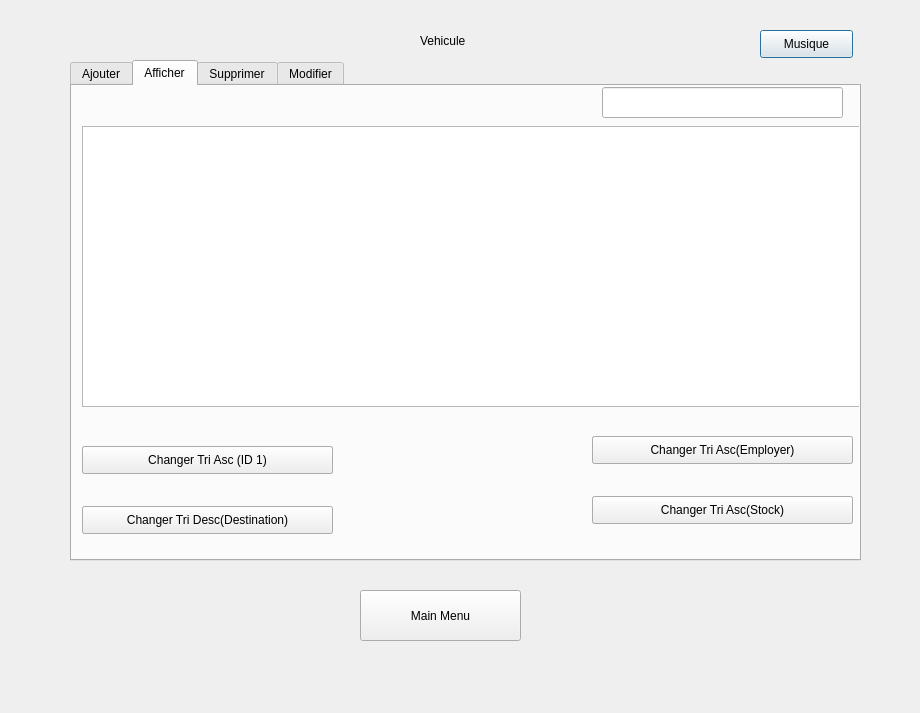
<?xml version="1.0" encoding="UTF-8"?>
<ui version="4.0">
 <class>dialogvehicule</class>
 <widget class="QDialog" name="dialogvehicule">
  <property name="geometry">
   <rect>
    <x>0</x>
    <y>0</y>
    <width>920</width>
    <height>713</height>
   </rect>
  </property>
  <property name="windowTitle">
   <string>Dialog</string>
  </property>
  <widget class="QLabel" name="label_5">
   <property name="geometry">
    <rect>
     <x>420</x>
     <y>30</y>
     <width>61</width>
     <height>21</height>
    </rect>
   </property>
   <property name="text">
    <string>Vehicule</string>
   </property>
   <property name="textFormat">
    <enum>Qt::PlainText</enum>
   </property>
  </widget>
  <widget class="QPushButton" name="button_music">
   <property name="geometry">
    <rect>
     <x>760</x>
     <y>30</y>
     <width>93</width>
     <height>28</height>
    </rect>
   </property>
   <property name="text">
    <string>Musique</string>
   </property>
  </widget>
  <widget class="QPushButton" name="pushButton">
   <property name="geometry">
    <rect>
     <x>360</x>
     <y>590</y>
     <width>161</width>
     <height>51</height>
    </rect>
   </property>
   <property name="text">
    <string>Main Menu</string>
   </property>
  </widget>
  <widget class="QTabWidget" name="tabWidget">
   <property name="geometry">
    <rect>
     <x>70</x>
     <y>60</y>
     <width>791</width>
     <height>501</height>
    </rect>
   </property>
   <property name="currentIndex">
    <number>1</number>
   </property>
   <widget class="QWidget" name="tab">
    <attribute name="title">
     <string>Ajouter</string>
    </attribute>
    <widget class="QLabel" name="label">
     <property name="geometry">
      <rect>
       <x>20</x>
       <y>30</y>
       <width>91</width>
       <height>16</height>
      </rect>
     </property>
     <property name="text">
      <string>ID Vehicule</string>
     </property>
    </widget>
    <widget class="QLabel" name="label_2">
     <property name="geometry">
      <rect>
       <x>20</x>
       <y>70</y>
       <width>101</width>
       <height>16</height>
      </rect>
     </property>
     <property name="text">
      <string>Destination</string>
     </property>
    </widget>
    <widget class="QLabel" name="label_3">
     <property name="geometry">
      <rect>
       <x>20</x>
       <y>110</y>
       <width>91</width>
       <height>16</height>
      </rect>
     </property>
     <property name="text">
      <string>ID Employer</string>
     </property>
    </widget>
    <widget class="QLineEdit" name="id_vehicule">
     <property name="geometry">
      <rect>
       <x>130</x>
       <y>30</y>
       <width>561</width>
       <height>20</height>
      </rect>
     </property>
    </widget>
    <widget class="QLineEdit" name="destination">
     <property name="geometry">
      <rect>
       <x>130</x>
       <y>70</y>
       <width>561</width>
       <height>20</height>
      </rect>
     </property>
    </widget>
    <widget class="QLineEdit" name="id_employer">
     <property name="geometry">
      <rect>
       <x>130</x>
       <y>110</y>
       <width>561</width>
       <height>20</height>
      </rect>
     </property>
    </widget>
    <widget class="QPushButton" name="pb_ajouter">
     <property name="geometry">
      <rect>
       <x>350</x>
       <y>260</y>
       <width>75</width>
       <height>23</height>
      </rect>
     </property>
     <property name="text">
      <string>Ajouter</string>
     </property>
    </widget>
    <widget class="QLineEdit" name="id_stock">
     <property name="geometry">
      <rect>
       <x>130</x>
       <y>150</y>
       <width>561</width>
       <height>20</height>
      </rect>
     </property>
    </widget>
    <widget class="QLabel" name="label_8">
     <property name="geometry">
      <rect>
       <x>20</x>
       <y>150</y>
       <width>71</width>
       <height>16</height>
      </rect>
     </property>
     <property name="text">
      <string>ID Stock</string>
     </property>
    </widget>
   </widget>
   <widget class="QWidget" name="tab_2">
    <attribute name="title">
     <string>Afficher</string>
    </attribute>
    <widget class="QTableView" name="tabvehicule">
     <property name="geometry">
      <rect>
       <x>10</x>
       <y>40</y>
       <width>781</width>
       <height>281</height>
      </rect>
     </property>
    </widget>
    <widget class="QPushButton" name="tri1">
     <property name="geometry">
      <rect>
       <x>10</x>
       <y>360</y>
       <width>251</width>
       <height>28</height>
      </rect>
     </property>
     <property name="text">
      <string>Changer Tri Desc (ID 1)</string>
     </property>
    </widget>
    <widget class="QPushButton" name="tri2_1">
     <property name="geometry">
      <rect>
       <x>520</x>
       <y>410</y>
       <width>261</width>
       <height>28</height>
      </rect>
     </property>
     <property name="text">
      <string>Changer Tri Desc(Stock)</string>
     </property>
    </widget>
    <widget class="QPushButton" name="tri1_1">
     <property name="geometry">
      <rect>
       <x>10</x>
       <y>360</y>
       <width>251</width>
       <height>28</height>
      </rect>
     </property>
     <property name="text">
      <string>Changer Tri Asc (ID 1)</string>
     </property>
    </widget>
    <widget class="QPushButton" name="tri2">
     <property name="geometry">
      <rect>
       <x>520</x>
       <y>410</y>
       <width>261</width>
       <height>28</height>
      </rect>
     </property>
     <property name="text">
      <string>Changer Tri Asc(Stock)</string>
     </property>
    </widget>
    <widget class="QPushButton" name="tri3">
     <property name="geometry">
      <rect>
       <x>10</x>
       <y>420</y>
       <width>251</width>
       <height>28</height>
      </rect>
     </property>
     <property name="text">
      <string>Changer Tri Asc(Destination)</string>
     </property>
    </widget>
    <widget class="QPushButton" name="tri3_1">
     <property name="geometry">
      <rect>
       <x>10</x>
       <y>420</y>
       <width>251</width>
       <height>28</height>
      </rect>
     </property>
     <property name="text">
      <string>Changer Tri Desc(Destination)</string>
     </property>
    </widget>
    <widget class="QPushButton" name="tri6">
     <property name="geometry">
      <rect>
       <x>520</x>
       <y>350</y>
       <width>261</width>
       <height>28</height>
      </rect>
     </property>
     <property name="text">
      <string>Changer Tri Desc(Employer)</string>
     </property>
    </widget>
    <widget class="QPushButton" name="tri6_1">
     <property name="geometry">
      <rect>
       <x>520</x>
       <y>350</y>
       <width>261</width>
       <height>28</height>
      </rect>
     </property>
     <property name="text">
      <string>Changer Tri Asc(Employer)</string>
     </property>
    </widget>
    <widget class="QLineEdit" name="rech">
     <property name="geometry">
      <rect>
       <x>530</x>
       <y>1</y>
       <width>241</width>
       <height>31</height>
      </rect>
     </property>
     <property name="text">
      <string/>
     </property>
    </widget>
   </widget>
   <widget class="QWidget" name="tab_3">
    <attribute name="title">
     <string>Supprimer</string>
    </attribute>
    <widget class="QLineEdit" name="vehicule_sup">
     <property name="geometry">
      <rect>
       <x>140</x>
       <y>30</y>
       <width>581</width>
       <height>20</height>
      </rect>
     </property>
    </widget>
    <widget class="QLabel" name="label_4">
     <property name="geometry">
      <rect>
       <x>20</x>
       <y>30</y>
       <width>81</width>
       <height>16</height>
      </rect>
     </property>
     <property name="text">
      <string>Id Vehicule</string>
     </property>
    </widget>
    <widget class="QPushButton" name="pb_supprimer">
     <property name="geometry">
      <rect>
       <x>240</x>
       <y>140</y>
       <width>75</width>
       <height>23</height>
      </rect>
     </property>
     <property name="text">
      <string>Supprimer</string>
     </property>
    </widget>
   </widget>
   <widget class="QWidget" name="tab_4">
    <attribute name="title">
     <string>Modifier</string>
    </attribute>
    <widget class="QLineEdit" name="nouvid_emp">
     <property name="geometry">
      <rect>
       <x>260</x>
       <y>190</y>
       <width>231</width>
       <height>22</height>
      </rect>
     </property>
    </widget>
    <widget class="QPushButton" name="pb_save">
     <property name="geometry">
      <rect>
       <x>610</x>
       <y>240</y>
       <width>93</width>
       <height>31</height>
      </rect>
     </property>
     <property name="text">
      <string>Sauvgarder</string>
     </property>
    </widget>
    <widget class="QLineEdit" name="idveh_mod">
     <property name="geometry">
      <rect>
       <x>260</x>
       <y>70</y>
       <width>231</width>
       <height>21</height>
      </rect>
     </property>
    </widget>
    <widget class="QLabel" name="evall">
     <property name="geometry">
      <rect>
       <x>100</x>
       <y>230</y>
       <width>121</width>
       <height>16</height>
      </rect>
     </property>
     <property name="text">
      <string>Nouveau ID Stock</string>
     </property>
    </widget>
    <widget class="QPushButton" name="pb_edit">
     <property name="geometry">
      <rect>
       <x>600</x>
       <y>60</y>
       <width>93</width>
       <height>31</height>
      </rect>
     </property>
     <property name="text">
      <string>Edit</string>
     </property>
    </widget>
    <widget class="QLineEdit" name="nouvid_stock">
     <property name="geometry">
      <rect>
       <x>260</x>
       <y>230</y>
       <width>231</width>
       <height>22</height>
      </rect>
     </property>
    </widget>
    <widget class="QLabel" name="four2">
     <property name="geometry">
      <rect>
       <x>100</x>
       <y>190</y>
       <width>141</width>
       <height>16</height>
      </rect>
     </property>
     <property name="text">
      <string>Nouveau ID Employer:</string>
     </property>
    </widget>
    <widget class="QLabel" name="label_6">
     <property name="geometry">
      <rect>
       <x>160</x>
       <y>70</y>
       <width>81</width>
       <height>16</height>
      </rect>
     </property>
     <property name="text">
      <string>ID Vehicule</string>
     </property>
    </widget>
    <widget class="QLineEdit" name="nouv_destin">
     <property name="geometry">
      <rect>
       <x>260</x>
       <y>140</y>
       <width>231</width>
       <height>22</height>
      </rect>
     </property>
    </widget>
    <widget class="QLabel" name="four2_2">
     <property name="geometry">
      <rect>
       <x>100</x>
       <y>140</y>
       <width>141</width>
       <height>16</height>
      </rect>
     </property>
     <property name="text">
      <string>Nouveau Destination</string>
     </property>
    </widget>
   </widget>
  </widget>
 </widget>
 <resources/>
 <connections/>
</ui>
